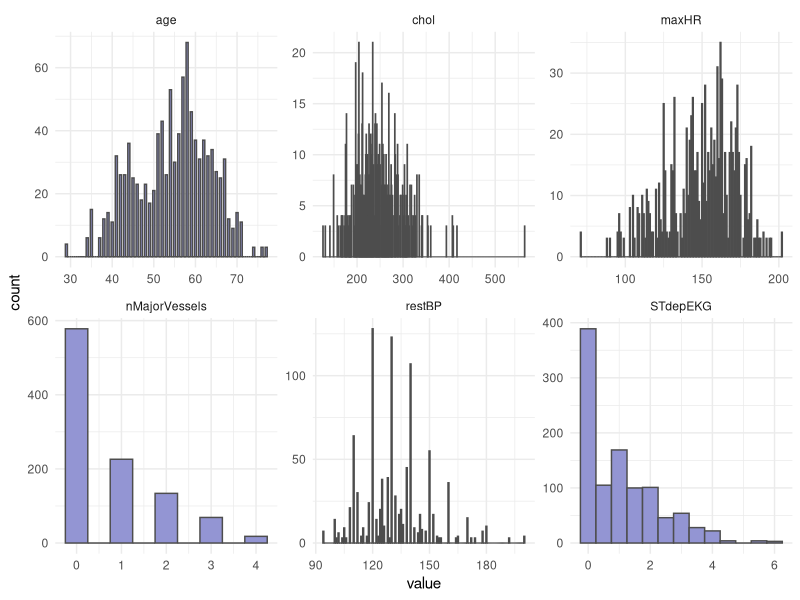
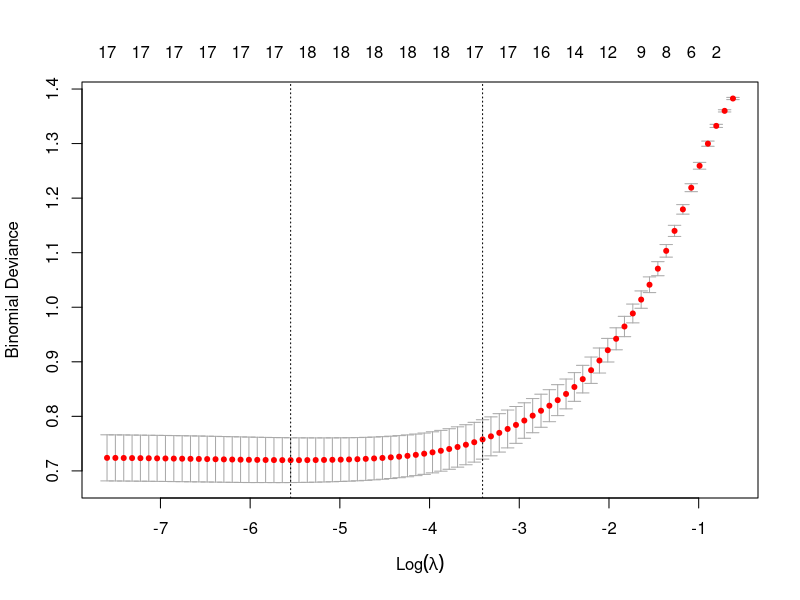
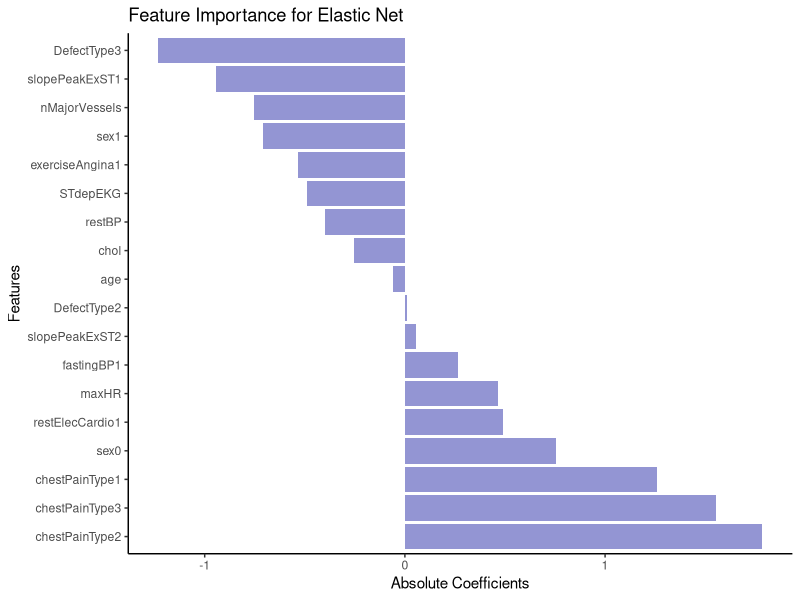
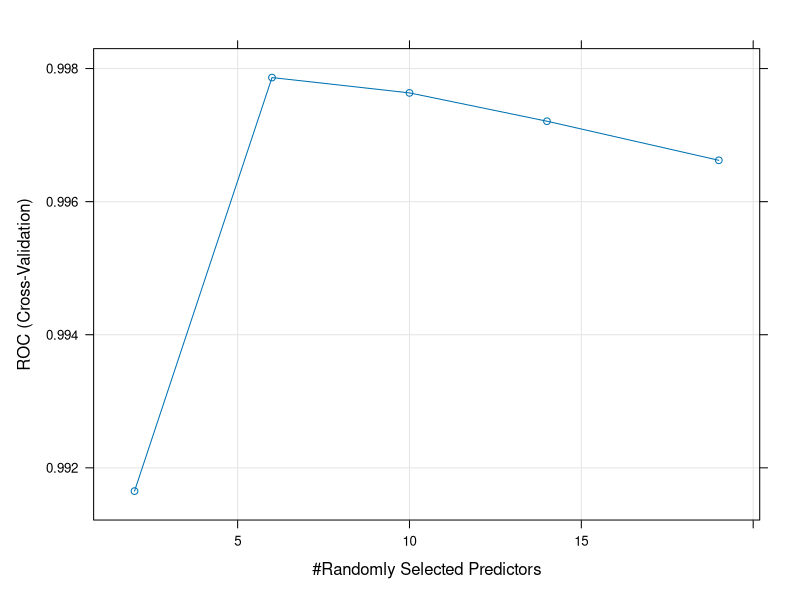

Write the R code that produced these figures, in order.
## ---- chunk 1
library(tidyverse)
library(caret)
library(glmnet)
library(MASS)
library(randomForest)
## ---- chunk 2
HD <- read_csv("../data/HeartDisease.csv")

head(HD)
## ---- chunk 3
facCols <- c("sex", 
             "chestPainType", 
             "fastingBP", 
             "restElecCardio", 
             "exerciseAngina", 
             "slopePeakExST", 
             "DefectType", 
             "heartDisease")


HD <- HD %>% 
  mutate_if(names(.) %in% facCols, as.factor) 

head(HD)
## ---- chunk 4
# Reshape data to long format for ggplot2
long_data <- HD %>% 
  dplyr::select(where(is.numeric)) %>%
  pivot_longer(cols = everything(), 
               names_to = "variable", 
               values_to = "value")

head(long_data)
## ---- chunk 5
# Plot histograms for each numeric variable in one grid
ggplot(long_data, 
       aes(x = value)) +
  geom_histogram(binwidth = 0.5, fill = "#9395D3", color ='grey30') +
  facet_wrap(vars(variable), scales = "free") +
  theme_minimal()
## ---- chunk 6
HD_EN <- HD %>%
  drop_na(.) 

## ---- chunk 7
HD_EN <-HD %>%
  mutate(across(where(is.numeric), scale))

head(HD_EN)
## ---- chunk 8
HD_EN %>%
  dplyr::select(where(is.factor)) %>%
  pivot_longer(everything(), names_to = "Variable", values_to = "Level") %>%
  count(Variable, Level, name = "Count")

# OR

# cat_cols <- HD_EN %>% dplyr::select(where(is.factor)) %>% colnames()
# 
# for (col in cat_cols){
#   print(col)
#   print(table(HD_EN[[col]]))
# }
## ---- chunk 9
HD_EN <- HD_EN %>% 
  filter(DefectType != 0 & restElecCardio !=2) %>%
  mutate(DefectType = as.factor(as.character(DefectType)), 
         restElecCardio = as.factor(as.character(restElecCardio)))
## ---- chunk 10
# Add ID column
HD_EN <- HD_EN %>% 
  mutate(ID = paste0("ID", 1:nrow(HD_EN)))

# Set seed
set.seed(123)

# Training set
train <- HD_EN %>% 
  sample_frac(0.70) 

# Check group levels
train %>%
  dplyr::select(where(is.factor)) %>%
  pivot_longer(everything(), names_to = "Variable", values_to = "Level") %>%
  count(Variable, Level, name = "Count")
## ---- chunk 11
# Test set
test  <- anti_join(HD_EN, train, by = 'ID') 

# Check group levels
test %>%
  dplyr::select(where(is.factor)) %>%
  pivot_longer(everything(), names_to = "Variable", values_to = "Level") %>%
  count(Variable, Level, name = "Count")

## ---- chunk 12
y_train <- train %>%
  pull(heartDisease)

y_test <- test %>% 
  pull(heartDisease)
## ---- chunk 13
train <- train %>% 
  dplyr::select(!c(ID, heartDisease))

test <- test %>% 
  dplyr::select(!c(ID, heartDisease))
## ---- chunk 14
modTrain <- model.matrix(~ .- 1, data = train)
head(modTrain)

modTest <- model.matrix(~ .- 1,, data = test)
## ---- chunk 15
EN_model <- glmnet(modTrain, y_train, alpha = 0.5, family = "binomial")
## ---- chunk 16
set.seed(123)
cv_model <- cv.glmnet(modTrain, y_train, alpha = 0.5, family = "binomial")
## ---- chunk 17
plot(cv_model)

bestLambda <- cv_model$lambda.min

## ---- chunk 18
bestLambda

log(bestLambda)
## ---- chunk 19
y_pred <- predict(EN_model, s = bestLambda, newx = modTest, type = 'class')
## ---- chunk 20
y_pred <- as.factor(y_pred)

caret::confusionMatrix(y_pred, y_test)
## ---- chunk 21
coeffs <- coef(EN_model, s = bestLambda)

coeffs
## ---- chunk 22
coeffsDat <- as.data.frame(as.matrix(coeffs)) %>% 
  rownames_to_column(var = 'VarName') %>%
  arrange(desc(s1)) %>%  
  filter(!str_detect(VarName,"(Intercept)")) %>% 
  mutate(VarName = factor(VarName, levels=VarName))
## ---- chunk 23
# Plot
ggplot(coeffsDat, aes(x = VarName, y = s1)) +
  geom_bar(stat = "identity", fill = "#9395D3") +
  coord_flip() +
  labs(title = "Feature Importance for Elastic Net", 
       x = "Features", 
       y = "Absolute Coefficients") +
  theme_classic()
## ---- chunk 24
head(HD)
## ---- chunk 25
# Mutate outcome to category and add ID column for splitting
HD_RF <- HD %>% 
  mutate(heartDisease = as.factor(as.character(ifelse(heartDisease == 1, "yesHD", "noHD")))) %>%
  mutate(ID = paste0("W", 1:nrow(HD)))

head(HD_RF$heartDisease)
## ---- chunk 26
# Set seed
set.seed(123)

# Training set
train <- HD_RF %>% 
  sample_frac(0.70) 

# Test set
test  <- anti_join(HD_RF, train, by = 'ID') 



# Remove the ID, which we do not want to use for training.
train <- train %>% 
  dplyr::select(-ID)

test <- test %>% 
  dplyr::select(-ID)
## ---- chunk 27
set.seed(123)

# Set up cross-validation: 5-fold CV
RFcv <- trainControl(
  method = "cv",
  number = 5,
  classProbs = TRUE,
  summaryFunction = twoClassSummary,
  savePredictions = "final"
)
## ---- chunk 28
# Train Random Forest
set.seed(123)
rf_model <- train(
  heartDisease ~ .,
  data = train,
  method = "rf",
  trControl = RFcv,
  metric = "ROC",
  tuneLength = 5          
)


# Model summary
print(rf_model)
## ---- chunk 29
# Best parameters
rf_model$bestTune

# Plot performance
plot(rf_model)
## ---- chunk 30
# Predict class probabilities
y_pred <- predict(rf_model, newdata = test, type = "prob")
y_pred
## ---- chunk 31
y_pred <- as.factor(ifelse(y_pred$yesHD > 0.5, "yesHD", "noHD"))

caret::confusionMatrix(y_pred, test$heartDisease)
## ---- chunk 32
varImpOut <- varImp(rf_model)

varImpOut$importance
varImportance <- as.data.frame(as.matrix(varImpOut$importance)) %>% 
  rownames_to_column(var = 'VarName') %>%
  arrange(desc(Overall))

varImportance
